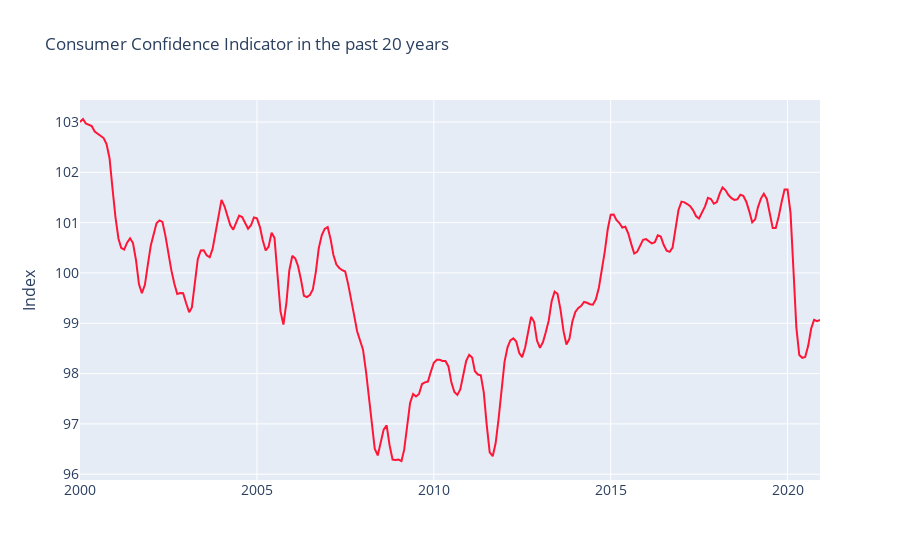

Here is the notebook cell this chart was saved with:
### Markdown cell above
From the plot we see that Federal funds rate has varied throughout the years. At the recession of 2008 we see that this indicator was at all time low

### Code cell
fig = go.Figure()
fig.add_trace(go.Line(x=cons_confidence['DATE'], y= cons_confidence['CSCICP03USM665S'], name=' Consumer Confidence Indicator ', marker_color='rgb(255, 22, 55)'))
fig.update_layout(title=' Consumer Confidence Indicator in the past 20 years',xaxis_tickfont_size=14,
                  yaxis=dict(title='Index',titlefont_size=16,tickfont_size=14,),
    legend=dict(x=0,y=1.0,bgcolor='rgba(255, 255, 255,0)',bordercolor='rgba(255, 255, 255, 0)'),barmode='group',bargap=0.15, bargroupgap=0.1)
fig.show()

### Figure 1 — Plotly figure (JSON) as saved in the notebook; plotly's stock layout.template omitted (floating-point values rounded to 4 significant figures; data arrays with more than 128 entries replaced by an {"elided": "..."} marker saying what was removed)
{"data": [{"marker": {"color": "rgb(255, 22, 55)"}, "name": " Consumer Confidence Indicator ", "type": "scatter", "x": {"elided": "252 str values"}, "y": {"elided": "252 float values"}}], "layout": {"bargap": 0.15, "bargroupgap": 0.1, "barmode": "group", "legend": {"bgcolor": "rgba(255, 255, 255,0)", "bordercolor": "rgba(255, 255, 255, 0)", "x": 0, "y": 1}, "title": {"text": " Consumer Confidence Indicator in the past 20 years"}, "xaxis": {"tickfont": {"size": 14}}, "yaxis": {"tickfont": {"size": 14}, "title": {"font": {"size": 16}, "text": "Index"}}}}
